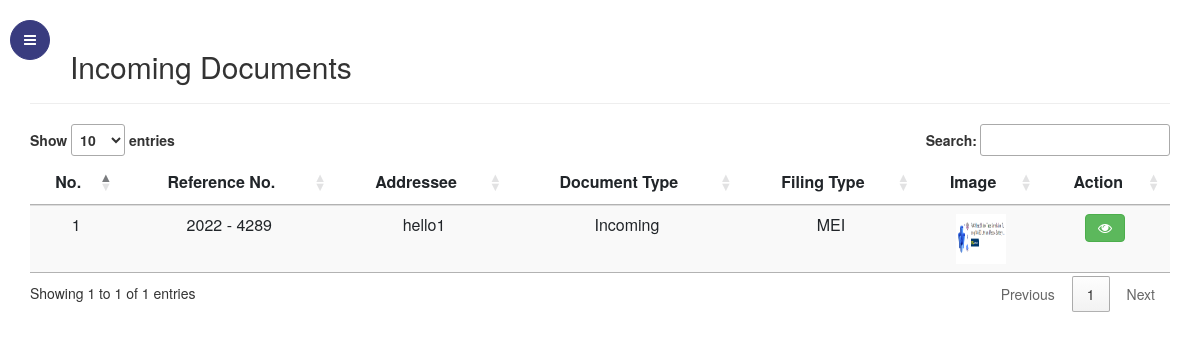
Page /Admin/incoming.php (signed in) on the committed database.
### tables this page shows
CREATE TABLE `document_data` (
  `id` int(10) NOT NULL,
  `reference_id` varchar(50) NOT NULL,
  `n_add` varchar(50) NOT NULL,
  `n_send` varchar(50) NOT NULL,
  `u_sub` varchar(50) NOT NULL,
  `u_filing` varchar(50) NOT NULL,
  `u_unit` varchar(50) NOT NULL,
  `u_dor` date NOT NULL,
  `u_address` varchar(150) NOT NULL,
  `uploaded` datetime NOT NULL,
  `image` varchar(150) NOT NULL,
  `file` longblob NOT NULL,
  `u_document` varchar(50) NOT NULL
);

### Admin/incoming.php (the view, shortened to what this page needs)
<?php
include('../config.php');
?>
<!doctype html>
<html lang="en">
  <head>
	<link rel="stylesheet" href="https://cdn.jsdelivr.net/npm/bootstrap-icons@1.5.0/font/bootstrap-icons.css">
	<link rel="stylesheet" href="https://stackpath.bootstrapcdn.com/font-awesome/4.7.0/css/font-awesome.min.css">
	<link rel="stylesheet" href="css/style.css">
	<link rel="stylesheet" href="https://maxcdn.bootstrapcdn.com/bootstrap/3.4.1/css/bootstrap.min.css">
    <link rel="stylesheet" href="https://cdnjs.cloudflare.com/ajax/libs/font-awesome/4.7.0/css/font-awesome.min.css">
	<link rel="stylesheet" href="//cdn.datatables.net/1.10.20/css/jquery.dataTables.min.css">
	</head>
  <body >
<div class="wrapper d-flex align-items-stretch">
	<nav id="sidebar" class="active">
		<div class="custom-menu">
			<button type="button" id="sidebarCollapse" class="btn btn-primary">
	          	<i class="fa fa-bars"></i>
	        </button>
        </div>
    </nav>
		<div id="content" class="p-4 p-md-5 pt-5">
		<h2 class="mb-4 dashboard">Incoming Documents</h2>
  				<hr>
				<table class="table table-striped table-hover table-responsive-md" id="myTable">
					<thead>
						<tr>
			   				<th class="text-center" scope="col">No.</th>
							<th class="text-center" scope="col">Reference No.</th>
							<th class="text-center" scope="col">Addressee</th>
							<th class="text-center" scope="col">Document Type</th>
                            <th class="text-center" scope="col">Filing Type</th>
							<th class="text-center" scope="col">Image</th>
							<th class="text-center" scope="col">Action</th>
						</tr>
					</thead>
					<?php
        				$get_data = "SELECT * FROM document_data WHERE u_document = 'Incoming'";
        				$run_data = mysqli_query($con,$get_data);
						$i = 0;
        				while($row = mysqli_fetch_array($run_data))
        				{
							$sl = ++$i;
							$id = $row['id'];
							$reference_id = $row['reference_id'];
							$n_add = $row['n_add'];
                            $u_filing = $row['u_filing'];
							$u_document = $row['u_document'];
        					$image = $row['image'];
        					echo "
							<tr>
								<td class='text-center'>$sl</td>
								<td class='text-center'>$reference_id</td>
								<td class='text-center'>$n_add</td>
								<td class='text-center'>$u_document</td>
								<td class='text-center'>$u_filing</td>
                                <td class='text-center'>
									<a href='../upload_images/$image'>
										<img src='../upload_images/$image' alt='' style='width: 50px; height: 50px;' >
									</a>
								</td>
								<td class='text-center actions' style='display:flex; align-items: center; justify-content: center; '>
									<span>
										<a href='../Download/index.php' class='btn btn-info mr-1 Download' title='Download Image' style='margin-bottom: 5px; display: none; '>
											<i class='fa fa-download' aria-hidden='true'></i>
										</a>
                                        <a href='#' class='btn btn-success mr-1 View' data-toggle='modal' data-target='#view$id' title='View' style='margin-bottom: 5px; '>
											<i class='fa fa-eye' aria-hidden='true'></i>
                                        </a>
										<a href='#' class='btn btn-danger mr-1 Delete' title='Delete' style=' display: none; margin-bottom: 5px; '>
											<i class='bi bi-trash-fill' data-toggle='modal' data-target='#$id' style='' aria-hidden='true'></i>
							   			</a>
									</span>
								</td>
							</tr>
        				";
        				}
        			?>
				</table>
    </div>
</div>
  </body>
</html>

### rows in the picture
document_data: sl "1", reference "2022 - 4289", n_add "hello1", u_document "Incoming", u_filing "MEI", image (picture)
